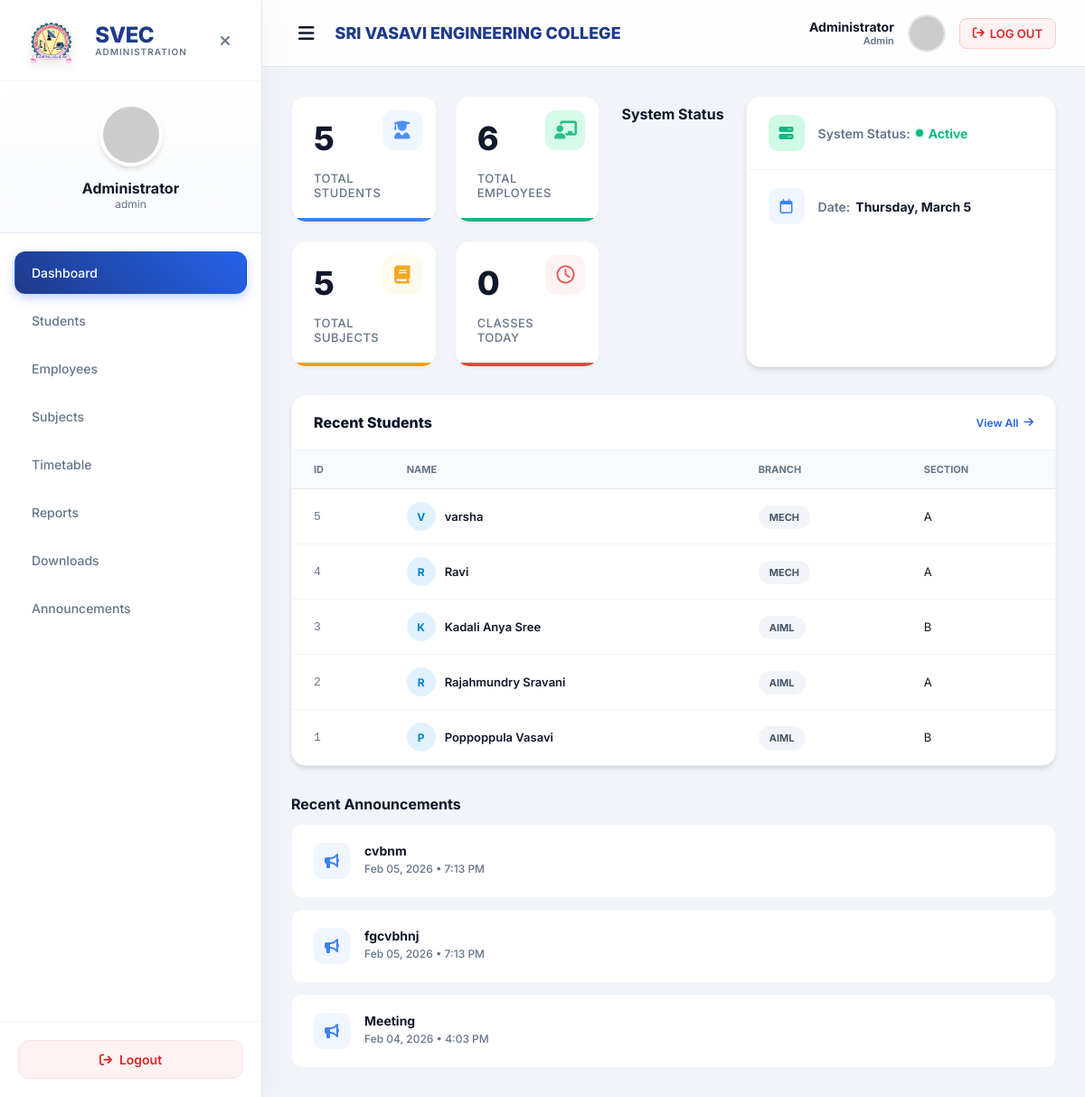
/admin/admin_dashboard.php, run on the app's committed database.
### tables this page shows
CREATE TABLE `students` (
  `student_id` int(11) NOT NULL AUTO_INCREMENT,
  `username` varchar(20) NOT NULL,
  `password` varchar(255) NOT NULL,
  `name` varchar(100) NOT NULL,
  `roll_number` varchar(20) NOT NULL,
  `branch` varchar(10) NOT NULL,
  `section` varchar(10) DEFAULT NULL,
  `semester` varchar(10) NOT NULL,
  `email` varchar(100) DEFAULT NULL,
  `phone` varchar(15) DEFAULT NULL,
  `created_at` datetime DEFAULT current_timestamp(),
  `linkedin` varchar(255) DEFAULT NULL,
  `github` varchar(255) DEFAULT NULL,
  PRIMARY KEY (`student_id`),
  UNIQUE KEY `username` (`username`),
  UNIQUE KEY `roll_number` (`roll_number`)
);

CREATE TABLE `announcements` (
  `id` int(11) NOT NULL,
  `title` varchar(255) NOT NULL,
  `description` text NOT NULL,
  `created_at` timestamp NOT NULL DEFAULT current_timestamp()
);

### admin/admin_dashboard.php (the view, shortened to what this page needs)
<?php
require_once '../db_connect.php';
$total_students = 0;
$total_employees = 0;
$total_subjects = 0;
$classes_today = 0;
if ($conn) {
    $res = $conn->query("SELECT COUNT(*) as count FROM students");
    if ($res) { $total_students = $res->fetch_assoc()['count']; }
    $res = $conn->query("SELECT COUNT(*) as count FROM employees");
    if ($res) { $total_employees = $res->fetch_assoc()['count']; }
    $res = $conn->query("SELECT COUNT(*) as count FROM subjects");
    if ($res) { $total_subjects = $res->fetch_assoc()['count']; }
    $today = date('l');
    $stmt = $conn->prepare("SELECT COUNT(*) as count FROM timetable WHERE day_of_week = ?");
    $stmt->bind_param("s", $today);
    $stmt->execute();
    $res = $stmt->get_result();
    if ($res) { $classes_today = $res->fetch_assoc()['count']; }
}
?>
<!DOCTYPE html>
<html lang="en">
<head>
<link rel="stylesheet" href="https://cdnjs.cloudflare.com/ajax/libs/font-awesome/6.4.0/css/all.min.css">
</head>
<body>
    <nav class="sidebar" id="sidebar">
        <div class="sidebar-brand">
            <div class="brand-wrapper">
                <img src="../images/vasavi.png" alt="Logo">
                <div class="brand-text">
                    <span class="brand-title">SVEC</span>
                    <span class="brand-subtitle">Administration</span>
                </div>
            </div>
            <div class="close-btn" onclick="toggleSidebar()"><i class="fa-solid fa-xmark"></i></div>
        </div>
        <div class="sidebar-user">
            <img src="https://ui-avatars.com/api/?name=Admin&background=1e3a8a&color=fff&size=128">
            <div style="font-weight:700; color:var(--text-dark);">Administrator</div>
            <div style="font-size:12px; color:var(--text-gray);">admin</div>
        </div>
        <div class="sidebar-menu">
            <a href="admin_dashboard.php" class="menu-item active"> Dashboard</a>
            <a href="students.php" class="menu-item"> Students</a>
            <a href="employees.php" class="menu-item"> Employees</a>
            <a href="subjects.php" class="menu-item"> Subjects</a>
            <a href="timetable.php" class="menu-item"> Timetable</a>
            <a href="reports.php" class="menu-item"> Reports</a>
             <a href="admin_control_pdf.php" class="menu-item"> Downloads</a>
            <a href="announcements.php" class="menu-item"> Announcements</a>
        </div>
        <div class="logout-container">
            <a href="logout.php" class="logout-btn"><i class="fa-solid fa-arrow-right-from-bracket" style="margin-right:8px;"></i> Logout</a>
        </div>
    </nav>
    <main class="main-content" id="mainContent">
        <header class="top-header">
            <div style="display:flex; align-items:center;">
                <button class="toggle-btn" onclick="toggleSidebar()"><i class="fa-solid fa-bars"></i></button>
                <div class="header-branding">
                    <h1>SRI VASAVI ENGINEERING COLLEGE</h1>
                </div>
            </div>
            <div class="header-right" style="display:flex; align-items:center; gap:15px;">
                <div class="info-text" style="text-align:right;">
                    <div style="font-size:14px; font-weight:700; color:var(--text-dark);">Administrator</div>
                    <div style="font-size:11px; color:var(--text-gray); font-weight:600;">Admin</div>
                </div>
                <img src="https://ui-avatars.com/api/?name=Admin&background=1e3a8a&color=fff" style="width:42px; height:42px; border-radius:50%; border:2px solid #e2e8f0;">
                <a href="logout.php" class="header-logout-btn" style="display: flex; align-items: center; gap: 6px; padding: 8px 14px; background: #fef2f2; color: var(--secondary-color); border: 1px solid #fecaca; border-radius: 8px; font-size: 13px; font-weight: 600; cursor: pointer; text-decoration: none; transition: all 0.2s;"><i class="fa-solid fa-arrow-right-from-bracket"></i> <span>LOG OUT</span></a>
            </div>
        </header>
        <div class="dashboard-container">
            <div class="dashboard-grid">
                <div class="left-column">
                    <div class="stats-matrix">
                        <div class="stat-box total">
                            <div class="stat-icon-bg"><i class="fa-solid fa-user-graduate"></i></div>
                            <div class="stat-count"><?php echo $total_students; ?></div>
                            <div class="stat-label">Total Students</div>
                        </div>
                        <div class="stat-box verified">
                            <div class="stat-icon-bg"><i class="fa-solid fa-chalkboard-user"></i></div>
                            <div class="stat-count"><?php echo $total_employees; ?></div>
                            <div class="stat-label">Total Employees</div>
                        </div>
                        <div class="stat-box pending">
                            <div class="stat-icon-bg"><i class="fa-solid fa-book"></i></div>
                            <div class="stat-count"><?php echo $total_subjects; ?></div>
                            <div class="stat-label">Total Subjects</div>
                        </div>
                        <div class="stat-box incomplete">
                            <div class="stat-icon-bg"><i class="fa-regular fa-clock"></i></div>
                            <div class="stat-count"><?php echo $classes_today; ?></div>
                            <div class="stat-label">Classes Today</div>
                        </div>
                    </div>
                    <div class="section-heading">System Status</div>
                    <div class="status-panel">
                        <div class="status-item st-online">
                            <div class="status-left">
                                <div class="status-icon-box"><i class="fa-solid fa-server"></i></div>
                                <div class="status-text">
                                    System Status:
                                    <div class="status-active-badge">
                                        <div class="blink-dot"></div> Active
                                    </div>
                                </div>
                            </div>
                        </div>
                        <div class="status-item st-login">
                            <div class="status-left">
                                <div class="status-icon-box"><i class="fa-regular fa-calendar"></i></div>
                                <div class="status-text">
                                    Date: <span class="status-value"><?php echo date('l, F j'); ?></span>
                                </div>
                            </div>
                        </div>
                    </div>
                </div>
                <div class="right-column">
                    <div class="table-header">
                        <div class="table-title">Recent Students</div>
                        <a href="students.php" class="btn-link">View All <i class="fa-solid fa-arrow-right"></i></a>
                    </div>
                    <div class="table-responsive">
                        <table>
                            <thead>
                                <tr>
                                    <th>ID</th>
                                    <th>Name</th>
                                    <th>Branch</th>
                                    <th>Section</th>
                                </tr>
                            </thead>
                            <tbody>
                                <?php
                                $sql_rec = "SELECT * FROM students ORDER BY student_id DESC LIMIT 7";
                                $res_rec = $conn->query($sql_rec);
                                if ($res_rec && $res_rec->num_rows > 0):
                                    while ($row = $res_rec->fetch_assoc()):
                                ?>
                                <tr>
                                    <td style="font-family:monospace; color:var(--text-gray);"><?= htmlspecialchars($row['student_id']) ?></td>
                                    <td>
                                        <div style="display:flex; align-items:center;">
                                            <div class="user-avatar-sm"><?= strtoupper(substr($row['name'], 0, 1)) ?></div>
                                            <span style="font-weight:600;"><?= htmlspecialchars($row['name']) ?></span>
                                        </div>
                                    </td>
                                    <td><span class="status-badge" style="background:#f1f5f9; color:#475569;"><?= htmlspecialchars($row['branch']) ?></span></td>
                                    <td><?= htmlspecialchars($row['section']) ?></td>
                                </tr>
                                <?php endwhile; endif; ?>
                            </tbody>
                        </table>
                    </div>
                </div>
            </div>
            <div class="section-heading" style="margin-top:32px;">Recent Announcements</div>
            <div class="announcements-list">
                     <?php
                     $sql_ann = "SELECT * FROM announcements ORDER BY created_at DESC LIMIT 4";
                     $res_ann = $conn->query($sql_ann);
                     if ($res_ann && $res_ann->num_rows > 0):
                        while ($ann = $res_ann->fetch_assoc()):
                     ?>
                     <div class="announcement-card">
                         <div class="status-icon-box" style="background:#eff6ff; color:#3b82f6;"><i class="fa-solid fa-bullhorn"></i></div>
                         <div style="flex: 1;">
                             <div style="color:var(--text-dark); font-weight:700; font-size:14px; margin-bottom:4px;"><?= htmlspecialchars($ann['title']) ?></div>
                             <div style="font-size:12px; color:var(--text-gray); font-weight:500;"><?= date('M d, Y • g:i A', strtotime($ann['created_at'])) ?></div>
                         </div>
                     </div>
                     <?php endwhile;
                     else: ?>
                     <div class="announcement-card" style="grid-column: 1 / -1; justify-content: center; color: var(--text-gray);">
                         No recent announcements
                     </div>
                     <?php endif; ?>
                </div>
            </div>
    </main>
</body>
</html>

### data on the page
students: student_id "5", name "V", name "varsha", branch "MECH", section "A"
students: student_id "4", name "R", name "Ravi", branch "MECH", section "A"
students: student_id "3", name "K", name "Kadali Anya Sree", branch "AIML", section "B"
students: student_id "2", name "R", name "Rajahmundry Sravani", branch "AIML", section "A"
students: student_id "1", name "P", name "Poppoppula Vasavi", branch "AIML", section "B"
announcements: title "cvbnm", created_at "Feb 05, 2026 • 7:13 PM"
announcements: title "fgcvbhnj", created_at "Feb 05, 2026 • 7:13 PM"
announcements: title "Meeting", created_at "Feb 04, 2026 • 4:03 PM"

### other printed values
$total_students "5"
$total_employees "6"
$total_subjects "5"
$classes_today "0"
